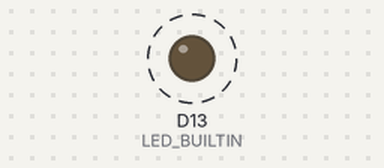
Recording of a program running on a simulated Seeed XIAO (SAMD21). On the bench: output pins drawn as LEDs (lit = HIGH). Dashed ring = blinking.

Above: at 0.2 s.
Timing chart, 0 to 4.6 s (numbered marks = the images above):
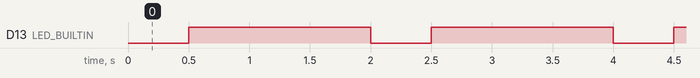

Measured:
- by itself, D13 (LED_BUILTIN): alternates HIGH for 1.5 s and LOW for 0.50 s

The program:

main.cpp
```cpp
// (licence header left out)
#include <Arduino.h>
#include "ArduinoLowPower.h"

// Pin used to trigger a wakeup
const int pin_wakeup = 8;
volatile int repetitions = 1;

void repetitionsIncrease()
{
	repetitions++;
}

void setup()
{
	pinMode(LED_BUILTIN, OUTPUT);
	pinMode(pin_wakeup, INPUT_PULLUP);
	//LowPower.attachInterruptWakeup(pin_wakeup, repetitionsIncrease, FALLING);
	// Serial.begin(115200);
	// while(!Serial);
}

void loop()
{
	for (int i = 0; i < repetitions; i++)
	{
		digitalWrite(LED_BUILTIN, LOW);
		delay(500);
		digitalWrite(LED_BUILTIN, HIGH);
		delay(500);
	}

	// Serial.print('a');
	// LowPower.sleep(5000);
	LowPower.deepSleep();
}
```
